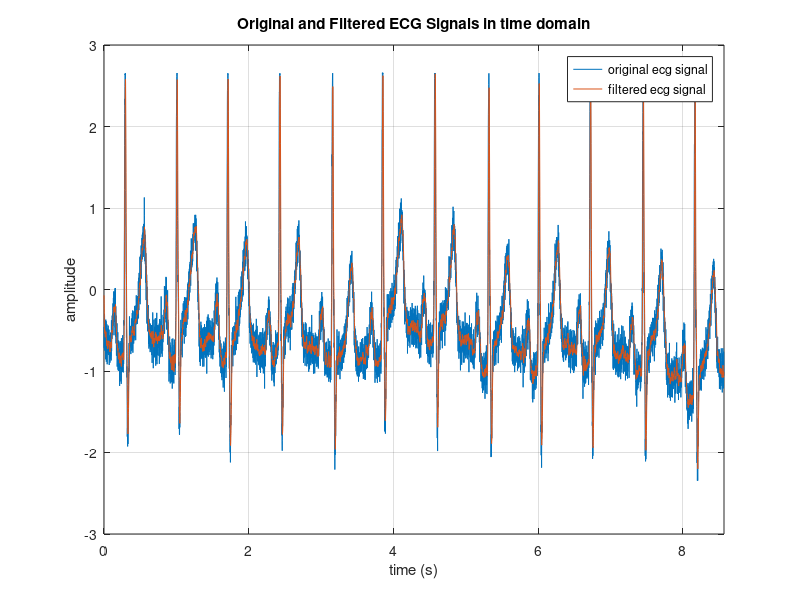
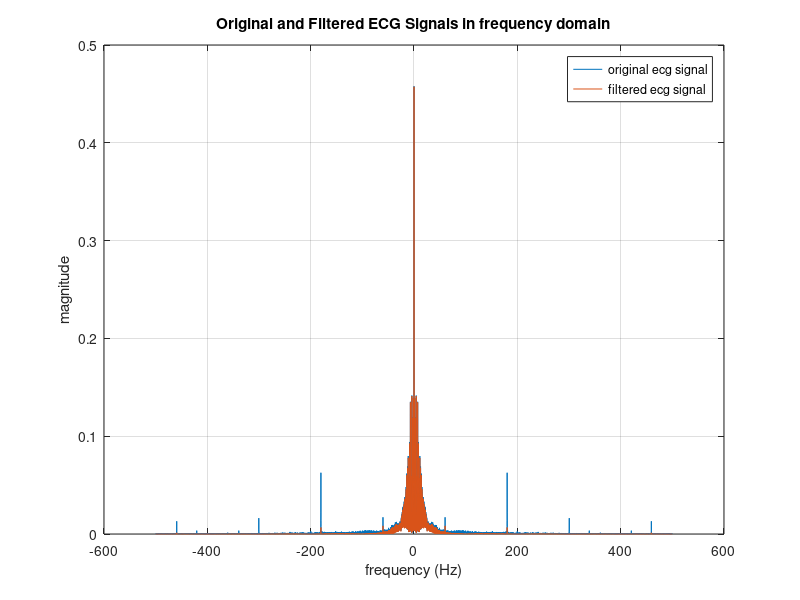

MATLAB code to generate these figures, in order:
%% Comments are added to the report (pdf file)
%%
clc;
clear all;
close all;
%% uploading images
%%
load('ecg_2.mat'); % ecg_hfn is from ecg_2.mat file
%% Question 1. Applying a 10-point moving average filter
%% step a) time domain signals
%%
size_window = 10; % Defined window size of the filter
nom = ones(1,size_window); % nominator coefficient of the filter
denom = size_window; % denominator coefficient of the filter
ecg_hfn_filtered = filter(nom, denom, ecg_hfn);
N_hfn = length(ecg_hfn);
Fs = 1000; % sample frequency
Ts = 1/Fs;
t = 0:Ts:(N_hfn-1)*Ts;

figure (1)
plot(t, ecg_hfn);
hold on;
plot(t, ecg_hfn_filtered);
grid on;
xlabel("time (s)");
ylabel("amplitude");
title('Original and Filtered ECG Signals in time domain');
legend("original ecg signal","filtered ecg signal");
xlim([0 N_hfn*Ts]);
%% step b) frequency domain signals
%%
ecg_hfn_freq = abs(fftshift(fft(ecg_hfn,N_hfn)))/N_hfn;
ecg_hfn_filtered_freq = abs(fftshift(fft(ecg_hfn_filtered,N_hfn)))/N_hfn;
f = linspace(-Fs/2,Fs/2,N_hfn);

figure (2)
plot(f, ecg_hfn_freq);
hold on;
plot(f, ecg_hfn_filtered_freq);
grid on;
xlabel("frequency (Hz)");
ylabel("magnitude");
title('Original and Filtered ECG Signals in frequency domain');
legend("original ecg signal","filtered ecg signal");